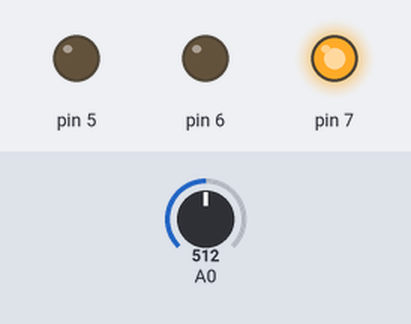
The sketch below on a simulated Arduino Uno, built with avr-gcc and run on an emulated ATmega328P. Parts: output pins drawn as LEDs (lit = HIGH). The inputs (shaded band) are chosen by the test bench; at power-on: A0 = 512.

Above: at 1.2 s.
1.3 s: A0 set to 184
2.8 s: A0 set to 167
At 3.4 s:
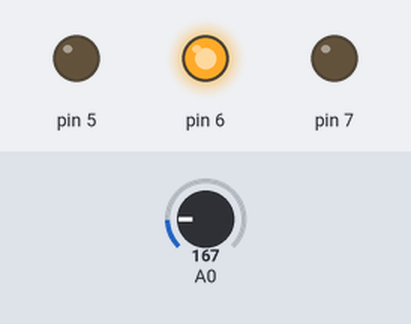
4.3 s: A0 set to 122
At 4.6 s:
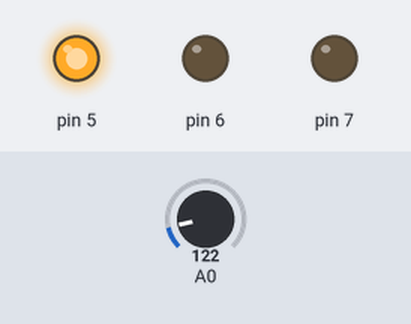
5.8 s: A0 set to 306
At 7.0 s:
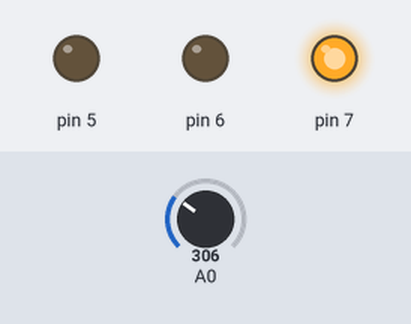
7.3 s: A0 set to 22
At 8.2 s:
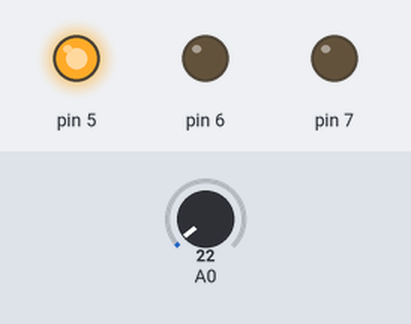
Timing chart, 0 to 9.8 s (numbered marks = the images above; inputs shaded):
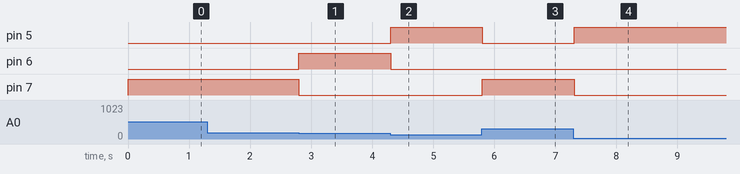

The sketch:

temperature_led_indicator.ino
```cpp
// C++ code
//
int temp = 0;

void setup()
{
  pinMode(A0, INPUT);
  pinMode(7, OUTPUT);
  pinMode(6, OUTPUT);
  pinMode(5, OUTPUT);
}

void loop()
{
  temp = (-40 + 0.488155 * (analogRead(A0) - 20));
  if (temp < 28) {
    digitalWrite(7, LOW);
    digitalWrite(6, LOW);
    digitalWrite(5, HIGH);
  }
  if (28 < temp && temp < 32) {
    digitalWrite(7, LOW);
    digitalWrite(6, HIGH);
    digitalWrite(5, LOW);
  }
  if (32 < temp) {
    digitalWrite(7, HIGH);
    digitalWrite(6, LOW);
    digitalWrite(5, LOW);
  }
  delay(10); // Delay a little bit to improve simulation performance
}
```

Measured:
- the behaviour switches between 168 and 167 on A0 (found by bisection; images 0 and 1)
- after the input at 1.3 s, every drawn part: stays the same
- after the input at 2.8 s, pin 6: LOW → HIGH at once; pin 7: HIGH → LOW at once
- after the input at 4.3 s, pin 5: LOW → HIGH at once; pin 6: HIGH → LOW at once
- after the input at 5.8 s, pin 5: HIGH → LOW at once; pin 7: LOW → HIGH at once
- after the input at 7.3 s, pin 5: LOW → HIGH at once; pin 7: HIGH → LOW at once
